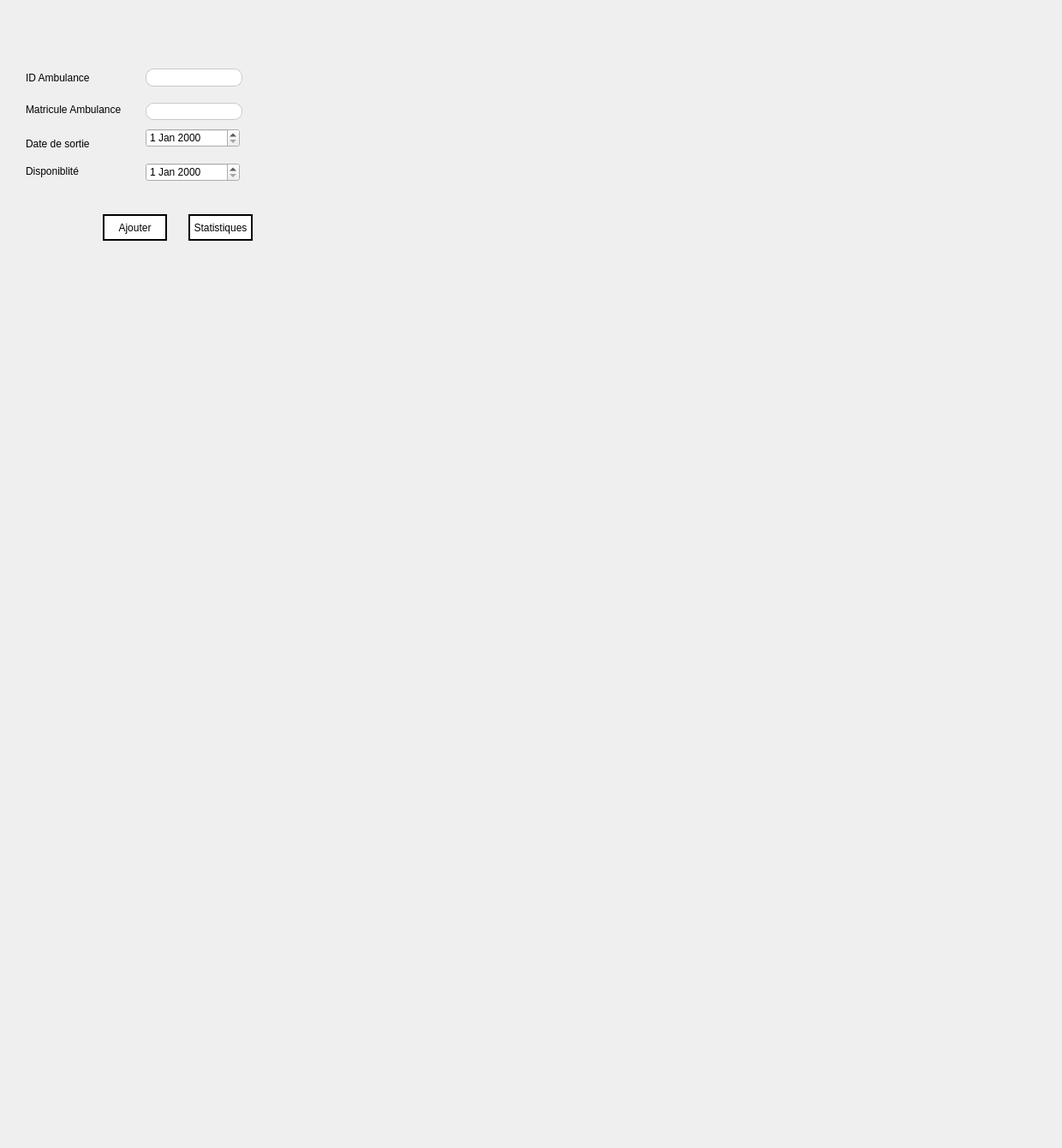
      <widget class="QWidget" name="tab_144">
       <attribute name="title">
        <string>Ajouter une Ambulance</string>
       </attribute>
       <widget class="QLineEdit" name="lineEdit">
        <property name="geometry">
         <rect>
          <x>170</x>
          <y>80</y>
          <width>113</width>
          <height>21</height>
         </rect>
        </property>
        <property name="styleSheet">
         <string notr="true">QLineEdit {
background-color: #ffffff;
border: 1px solid #c9c9c9;
border-radius: 9px;
padding: 2px 8px;
}

QLineEdit:focus {
border-color: #1e90ff;
}</string>
        </property>
       </widget>
       <widget class="QLineEdit" name="l_nom">
        <property name="geometry">
         <rect>
          <x>170</x>
          <y>120</y>
          <width>113</width>
          <height>20</height>
         </rect>
        </property>
        <property name="styleSheet">
         <string notr="true">QLineEdit {
background-color: #ffffff;
border: 1px solid #c9c9c9;
border-radius: 9px;
padding: 2px 8px;
}

QLineEdit:focus {
border-color: #1e90ff;
}</string>
        </property>
       </widget>
       <widget class="QLabel" name="label_188">
        <property name="geometry">
         <rect>
          <x>30</x>
          <y>80</y>
          <width>131</width>
          <height>21</height>
         </rect>
        </property>
        <property name="styleSheet">
         <string notr="true">font: 87 8pt &quot;Segoe UI Black&quot;;</string>
        </property>
        <property name="text">
         <string>ID Ambulance</string>
        </property>
       </widget>
       <widget class="QLabel" name="label_189">
        <property name="geometry">
         <rect>
          <x>30</x>
          <y>120</y>
          <width>141</width>
          <height>16</height>
         </rect>
        </property>
        <property name="styleSheet">
         <string notr="true">font: 87 8pt &quot;Segoe UI Black&quot;;</string>
        </property>
        <property name="text">
         <string>Matricule Ambulance</string>
        </property>
       </widget>
       <widget class="QLabel" name="label_190">
        <property name="geometry">
         <rect>
          <x>30</x>
          <y>190</y>
          <width>141</width>
          <height>20</height>
         </rect>
        </property>
        <property name="styleSheet">
         <string notr="true">font: 87 8pt &quot;Segoe UI Black&quot;;</string>
        </property>
        <property name="text">
         <string>Disponiblité</string>
        </property>
       </widget>
       <widget class="QPushButton" name="ajouterf_6">
        <property name="geometry">
         <rect>
          <x>120</x>
          <y>250</y>
          <width>75</width>
          <height>31</height>
         </rect>
        </property>
        <property name="styleSheet">
         <string notr="true">QPushButton {
border: 2px solid black;
font: 87 7pt &quot;Segoe UI Black&quot;;
	background-color: rgb(255, 255, 255);

}</string>
        </property>
        <property name="text">
         <string>Ajouter</string>
        </property>
       </widget>
       <widget class="QLabel" name="label_191">
        <property name="geometry">
         <rect>
          <x>30</x>
          <y>160</y>
          <width>141</width>
          <height>16</height>
         </rect>
        </property>
        <property name="styleSheet">
         <string notr="true">font: 87 8pt &quot;Segoe UI Black&quot;;</string>
        </property>
        <property name="text">
         <string>Date de sortie</string>
        </property>
       </widget>
       <widget class="QPushButton" name="imprimerf_7">
        <property name="geometry">
         <rect>
          <x>220</x>
          <y>250</y>
          <width>75</width>
          <height>31</height>
         </rect>
        </property>
        <property name="styleSheet">
         <string notr="true">QPushButton {
border: 2px solid black;
font: 87 7pt &quot;Segoe UI Black&quot;;
	background-color: rgb(255, 255, 255);

}</string>
        </property>
        <property name="text">
         <string>Statistiques</string>
        </property>
       </widget>
       <widget class="QDateEdit" name="le_df_">
        <property name="geometry">
         <rect>
          <x>170</x>
          <y>190</y>
          <width>110</width>
          <height>22</height>
         </rect>
        </property>
       </widget>
       <widget class="QLabel" name="label_239">
        <property name="geometry">
         <rect>
          <x>290</x>
          <y>220</y>
          <width>941</width>
          <height>1111</height>
         </rect>
        </property>
        <property name="text">
         <string/>
        </property>
        <property name="pixmap">
         <pixmap resource="fond.qrc">:/Plan de travail 1@3x.png</pixmap>
        </property>
       </widget>
       <widget class="QLabel" name="label_212">
        <property name="geometry">
         <rect>
          <x>-160</x>
          <y>-430</y>
          <width>941</width>
          <height>1111</height>
         </rect>
        </property>
        <property name="text">
         <string/>
        </property>
        <property name="pixmap">
         <pixmap resource="fond.qrc">:/Plan de travail 1@3x.png</pixmap>
        </property>
       </widget>
       <widget class="QLabel" name="label_241">
        <property name="geometry">
         <rect>
          <x>-330</x>
          <y>110</y>
          <width>941</width>
          <height>1111</height>
         </rect>
        </property>
        <property name="text">
         <string/>
        </property>
        <property name="pixmap">
         <pixmap resource="fond.qrc">:/Plan de travail 1@3x.png</pixmap>
        </property>
       </widget>
       <widget class="QDateEdit" name="le_df_1">
        <property name="geometry">
         <rect>
          <x>170</x>
          <y>150</y>
          <width>110</width>
          <height>22</height>
         </rect>
        </property>
       </widget>
       <zorder>label_212</zorder>
       <zorder>label_241</zorder>
       <zorder>lineEdit</zorder>
       <zorder>l_nom</zorder>
       <zorder>label_188</zorder>
       <zorder>label_189</zorder>
       <zorder>label_190</zorder>
       <zorder>ajouterf_6</zorder>
       <zorder>label_191</zorder>
       <zorder>imprimerf_7</zorder>
       <zorder>le_df_</zorder>
       <zorder>label_239</zorder>
       <zorder>le_df_1</zorder>
      </widget>
